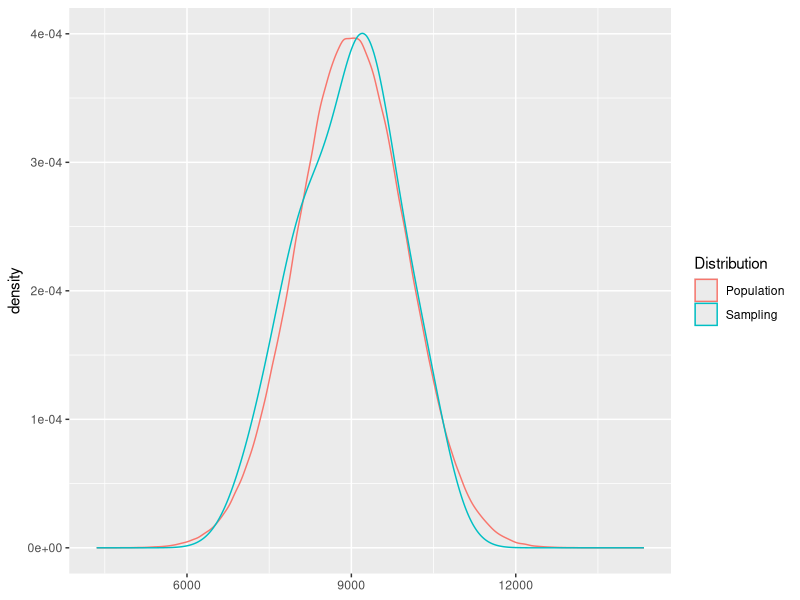

Generate this figure with R:
## ---- chunk 1
alpha <- 0.10
n <- 36
x_bar <- 30.69
s <- 4.31
mu <- 32

se_x_bar <- s / sqrt(n)

test_stat <- (x_bar - mu)/se_x_bar

t_alpha <- qt(1-alpha, df = n-1) * -1

p_value <- pt(test_stat, df=n-1)
  
if(test_stat < t_alpha){
  message(paste(test_stat, "is less than", t_alpha, "so reject the null hypothesis (p-value:", p_value, ")"))
} else {
  message(paste(test_stat, "is greater than", t_alpha, "so accept the null hypothesis (p-value:", p_value, ")"))
}
## ---- chunk 2
error <- qt(1-alpha, df=n-1) * se_x_bar
ci_low <- x_bar - error
ci_high <- x_bar + error
## ---- chunk 3
alpha <- 0.10
n <- 36
x_bar <- 118.2
s <- 6.5
mu <- 100

se_x_bar <- s / sqrt(n)

test_stat <- (x_bar - mu)/se_x_bar

t_alpha <- qt(1-alpha, df = n-1) * -1

p_value <- pt(test_stat, df=n-1)
  
if(test_stat < t_alpha){
  message(paste(test_stat, "is less than", t_alpha, "so reject the null hypothesis (p-value:", p_value, ")"))
} else {
  message(paste(test_stat, "is greater than", t_alpha, "so accept the null hypothesis (p-value:", p_value, ")"))
}
## ---- chunk 4
error <- qt(1-alpha, df=n-1) * se_x_bar
ci_low <- x_bar - error
ci_high <- x_bar + error
## ---- chunk 5
mu <- 9000 
sd <- 1000
x <- 10500
1 - pnorm(x, mu, sd)
## ---- chunk 6
n <- 15
se <- sd / sqrt(n)
1 - pnorm(x, mu, se)
## ---- chunk 7
library(ggplot2)
set.seed(4)
pop <- rnorm(1000000, mu, sd)
sample_pop <- sample(pop, 15)
data <-  rbind(data.frame(x=pop, Distribution=c('Population')), data.frame(x=sample_pop, Distribution=c('Sampling')))

ggplot(data, aes(x=x,color=Distribution)) + geom_density() + theme(axis.title.x = element_blank())
